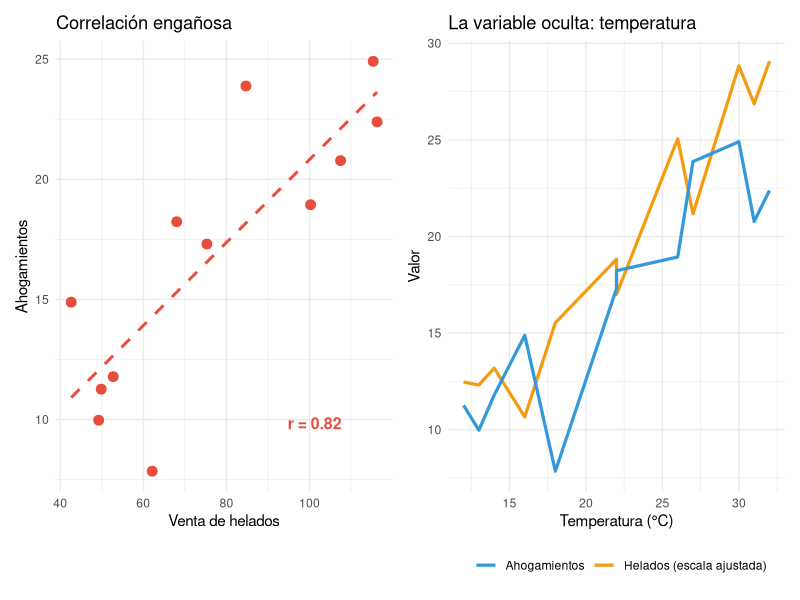

This figure's R source:
## ---- chunk 1
#| label: fig-correlacion-espuria
#| fig-cap: "Correlación espuria: el consumo de helado y los ahogamientos se correlacionan, pero la causa real es la temperatura"
#| echo: false
#| message: false
#| fig-width: 10
#| fig-height: 4

library(tidyverse)
library(patchwork)

set.seed(2024)
meses <- 1:12
temp <- c(12, 14, 18, 22, 26, 30, 32, 31, 27, 22, 16, 13)
helado <- temp * 3.5 + rnorm(12, 0, 8)
ahogamientos <- temp * 0.8 + rnorm(12, 0, 2)

df_espuria <- tibble(mes = meses, temp, helado, ahogamientos)

p1 <- ggplot(df_espuria, aes(x = helado, y = ahogamientos)) +
  geom_point(size = 3, color = "#E74C3C") +
  geom_smooth(method = "lm", se = FALSE, color = "#E74C3C", linetype = "dashed") +
  labs(title = "Correlación engañosa",
       x = "Venta de helados", y = "Ahogamientos") +
  annotate("text", x = max(helado) - 15, y = min(ahogamientos) + 2,
           label = paste0("r = ", round(cor(helado, ahogamientos), 2)),
           fontface = "bold", size = 4, color = "#E74C3C") +
  theme_minimal()

p2 <- ggplot(df_espuria, aes(x = temp)) +
  geom_line(aes(y = helado / 4, color = "Helados (escala ajustada)"), linewidth = 1.1) +
  geom_line(aes(y = ahogamientos, color = "Ahogamientos"), linewidth = 1.1) +
  scale_color_manual(values = c("#3498DB", "#F39C12")) +
  labs(title = "La variable oculta: temperatura",
       x = "Temperatura (°C)", y = "Valor", color = "") +
  theme_minimal() +
  theme(legend.position = "bottom")

p1 + p2
